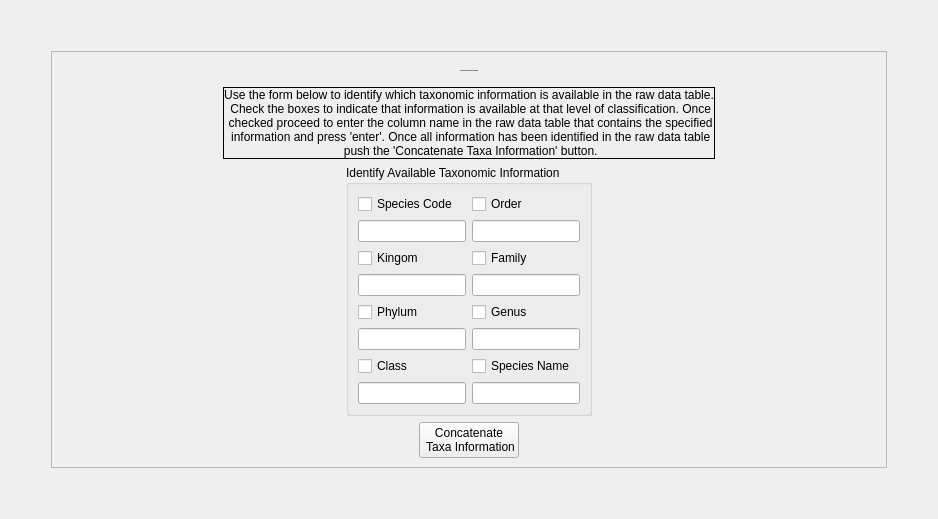
        <widget class="QWidget" name="tab_2">
         <attribute name="title">
          <string>Taxonomic Form</string>
         </attribute>
         <layout class="QHBoxLayout" name="horizontalLayout_51">
          <item>
           <layout class="QVBoxLayout" name="verticalLayout_74">
            <item>
             <spacer name="verticalSpacer_7">
              <property name="orientation">
               <enum>Qt::Vertical</enum>
              </property>
              <property name="sizeHint" stdset="0">
               <size>
                <width>20</width>
                <height>40</height>
               </size>
              </property>
             </spacer>
            </item>
            <item>
             <layout class="QHBoxLayout" name="horizontalLayout_47">
              <item>
               <spacer name="horizontalSpacer_81">
                <property name="orientation">
                 <enum>Qt::Horizontal</enum>
                </property>
                <property name="sizeHint" stdset="0">
                 <size>
                  <width>40</width>
                  <height>20</height>
                 </size>
                </property>
               </spacer>
              </item>
              <item>
               <widget class="QFrame" name="frame_5">
                <property name="sizePolicy">
                 <sizepolicy hsizetype="Fixed" vsizetype="Preferred">
                  <horstretch>0</horstretch>
                  <verstretch>0</verstretch>
                 </sizepolicy>
                </property>
                <property name="frameShape">
                 <enum>QFrame::StyledPanel</enum>
                </property>
                <property name="frameShadow">
                 <enum>QFrame::Raised</enum>
                </property>
                <layout class="QVBoxLayout" name="verticalLayout_69">
                 <item>
                  <layout class="QVBoxLayout" name="verticalLayout_21">
                   <item>
                    <layout class="QVBoxLayout" name="verticalLayout_19">
                     <item>
                      <layout class="QHBoxLayout" name="horizontalLayout_33">
                       <item>
                        <spacer name="horizontalSpacer_53">
                         <property name="orientation">
                          <enum>Qt::Horizontal</enum>
                         </property>
                         <property name="sizeHint" stdset="0">
                          <size>
                           <width>40</width>
                           <height>20</height>
                          </size>
                         </property>
                        </spacer>
                       </item>
                       <item>
                        <widget class="QLabel" name="labSiteformTitle_3">
                         <property name="sizePolicy">
                          <sizepolicy hsizetype="Fixed" vsizetype="Fixed">
                           <horstretch>0</horstretch>
                           <verstretch>0</verstretch>
                          </sizepolicy>
                         </property>
                         <property name="font">
                          <font>
                           <pointsize>-1</pointsize>
                           <weight>75</weight>
                           <bold>true</bold>
                          </font>
                         </property>
                         <property name="text">
                          <string>Concatenating Taxonomic Information</string>
                         </property>
                         <property name="alignment">
                          <set>Qt::AlignCenter</set>
                         </property>
                        </widget>
                       </item>
                       <item>
                        <spacer name="horizontalSpacer_54">
                         <property name="orientation">
                          <enum>Qt::Horizontal</enum>
                         </property>
                         <property name="sizeHint" stdset="0">
                          <size>
                           <width>40</width>
                           <height>20</height>
                          </size>
                         </property>
                        </spacer>
                       </item>
                      </layout>
                     </item>
                     <item>
                      <layout class="QHBoxLayout" name="horizontalLayout_11">
                       <item>
                        <spacer name="horizontalSpacer_7">
                         <property name="orientation">
                          <enum>Qt::Horizontal</enum>
                         </property>
                         <property name="sizeHint" stdset="0">
                          <size>
                           <width>68</width>
                           <height>48</height>
                          </size>
                         </property>
                        </spacer>
                       </item>
                       <item>
                        <widget class="QLabel" name="labTaxaCheck1">
                         <property name="sizePolicy">
                          <sizepolicy hsizetype="Fixed" vsizetype="Fixed">
                           <horstretch>0</horstretch>
                           <verstretch>0</verstretch>
                          </sizepolicy>
                         </property>
                         <property name="frameShape">
                          <enum>QFrame::Box</enum>
                         </property>
                         <property name="text">
                          <string>Use the form below to identify which taxonomic information is available in the raw data table. 
 Check the boxes to indicate that information is available at that level of classification. Once
 checked proceed to enter the column name in the raw data table that contains the specified
 information and press 'enter'. Once all information has been identified in the raw data table
 push the 'Concatenate Taxa Information' button.</string>
                         </property>
                         <property name="alignment">
                          <set>Qt::AlignCenter</set>
                         </property>
                        </widget>
                       </item>
                       <item>
                        <spacer name="horizontalSpacer_8">
                         <property name="orientation">
                          <enum>Qt::Horizontal</enum>
                         </property>
                         <property name="sizeHint" stdset="0">
                          <size>
                           <width>68</width>
                           <height>48</height>
                          </size>
                         </property>
                        </spacer>
                       </item>
                      </layout>
                     </item>
                     <item>
                      <layout class="QHBoxLayout" name="horizontalLayout_10">
                       <item>
                        <spacer name="horizontalSpacer_10">
                         <property name="orientation">
                          <enum>Qt::Horizontal</enum>
                         </property>
                         <property name="sizeHint" stdset="0">
                          <size>
                           <width>158</width>
                           <height>148</height>
                          </size>
                         </property>
                        </spacer>
                       </item>
                       <item>
                        <widget class="QGroupBox" name="groupBox_2">
                         <property name="sizePolicy">
                          <sizepolicy hsizetype="Fixed" vsizetype="Fixed">
                           <horstretch>0</horstretch>
                           <verstretch>0</verstretch>
                          </sizepolicy>
                         </property>
                         <property name="title">
                          <string>Identify Available Taxonomic Information</string>
                         </property>
                         <layout class="QVBoxLayout" name="verticalLayout_17">
                          <item>
                           <layout class="QGridLayout" name="gridLayout">
                            <property name="sizeConstraint">
                             <enum>QLayout::SetNoConstraint</enum>
                            </property>
                            <item row="0" column="0">
                             <layout class="QFormLayout" name="formLayout">
                              <item row="0" column="0">
                               <widget class="QCheckBox" name="ckSppCode">
                                <property name="text">
                                 <string>Species Code</string>
                                </property>
                               </widget>
                              </item>
                              <item row="1" column="0" colspan="2">
                               <widget class="QLineEdit" name="lnedSppCode"/>
                              </item>
                             </layout>
                            </item>
                            <item row="0" column="1">
                             <layout class="QFormLayout" name="formLayout_5">
                              <item row="0" column="0">
                               <widget class="QCheckBox" name="ckOrder">
                                <property name="text">
                                 <string>Order</string>
                                </property>
                               </widget>
                              </item>
                              <item row="1" column="0" colspan="2">
                               <widget class="QLineEdit" name="lnedOrder"/>
                              </item>
                             </layout>
                            </item>
                            <item row="1" column="0">
                             <layout class="QFormLayout" name="formLayout_2">
                              <item row="0" column="0">
                               <widget class="QCheckBox" name="ckKingdom">
                                <property name="text">
                                 <string>Kingom</string>
                                </property>
                               </widget>
                              </item>
                              <item row="1" column="0" colspan="2">
                               <widget class="QLineEdit" name="lnedKingdom"/>
                              </item>
                             </layout>
                            </item>
                            <item row="1" column="1">
                             <layout class="QFormLayout" name="formLayout_6">
                              <item row="0" column="0">
                               <widget class="QCheckBox" name="ckFamily">
                                <property name="text">
                                 <string>Family</string>
                                </property>
                               </widget>
                              </item>
                              <item row="1" column="0" colspan="2">
                               <widget class="QLineEdit" name="lnedFamily"/>
                              </item>
                             </layout>
                            </item>
                            <item row="2" column="0">
                             <layout class="QFormLayout" name="formLayout_3">
                              <item row="0" column="0">
                               <widget class="QCheckBox" name="ckPhylum">
                                <property name="text">
                                 <string>Phylum</string>
                                </property>
                               </widget>
                              </item>
                              <item row="1" column="0" colspan="2">
                               <widget class="QLineEdit" name="lnedPhylum"/>
                              </item>
                             </layout>
                            </item>
                            <item row="2" column="1">
                             <layout class="QFormLayout" name="formLayout_7">
                              <item row="0" column="0">
                               <widget class="QCheckBox" name="ckGenus">
                                <property name="text">
                                 <string>Genus</string>
                                </property>
                               </widget>
                              </item>
                              <item row="1" column="0" colspan="2">
                               <widget class="QLineEdit" name="lnedGenus"/>
                              </item>
                             </layout>
                            </item>
                            <item row="3" column="0">
                             <layout class="QFormLayout" name="formLayout_4">
                              <property name="fieldGrowthPolicy">
                               <enum>QFormLayout::AllNonFixedFieldsGrow</enum>
                              </property>
                              <item row="0" column="0">
                               <widget class="QCheckBox" name="ckClass">
                                <property name="layoutDirection">
                                 <enum>Qt::LeftToRight</enum>
                                </property>
                                <property name="text">
                                 <string>Class</string>
                                </property>
                               </widget>
                              </item>
                              <item row="1" column="0" colspan="2">
                               <widget class="QLineEdit" name="lnedClass"/>
                              </item>
                             </layout>
                            </item>
                            <item row="3" column="1">
                             <layout class="QFormLayout" name="formLayout_8">
                              <item row="0" column="0">
                               <widget class="QCheckBox" name="ckSpp">
                                <property name="text">
                                 <string>Species Name</string>
                                </property>
                               </widget>
                              </item>
                              <item row="1" column="0" colspan="2">
                               <widget class="QLineEdit" name="lnedSpp"/>
                              </item>
                             </layout>
                            </item>
                           </layout>
                          </item>
                         </layout>
                        </widget>
                       </item>
                       <item>
                        <spacer name="horizontalSpacer_9">
                         <property name="orientation">
                          <enum>Qt::Horizontal</enum>
                         </property>
                         <property name="sizeHint" stdset="0">
                          <size>
                           <width>158</width>
                           <height>148</height>
                          </size>
                         </property>
                        </spacer>
                       </item>
                      </layout>
                     </item>
                     <item>
                      <layout class="QHBoxLayout" name="horizontalLayout_9">
                       <item>
                        <spacer name="horizontalSpacer_11">
                         <property name="orientation">
                          <enum>Qt::Horizontal</enum>
                         </property>
                         <property name="sizeHint" stdset="0">
                          <size>
                           <width>358</width>
                           <height>20</height>
                          </size>
                         </property>
                        </spacer>
                       </item>
                       <item>
                        <widget class="QPushButton" name="btnTaxaConcat">
                         <property name="sizePolicy">
                          <sizepolicy hsizetype="Fixed" vsizetype="Fixed">
                           <horstretch>0</horstretch>
                           <verstretch>0</verstretch>
                          </sizepolicy>
                         </property>
                         <property name="text">
                          <string>Concatenate
 Taxa Information</string>
                         </property>
                        </widget>
                       </item>
                       <item>
                        <spacer name="horizontalSpacer_12">
                         <property name="orientation">
                          <enum>Qt::Horizontal</enum>
                         </property>
                         <property name="sizeHint" stdset="0">
                          <size>
                           <width>358</width>
                           <height>20</height>
                          </size>
                         </property>
                        </spacer>
                       </item>
                      </layout>
                     </item>
                    </layout>
                   </item>
                  </layout>
                 </item>
                </layout>
               </widget>
              </item>
              <item>
               <spacer name="horizontalSpacer_82">
                <property name="orientation">
                 <enum>Qt::Horizontal</enum>
                </property>
                <property name="sizeHint" stdset="0">
                 <size>
                  <width>40</width>
                  <height>20</height>
                 </size>
                </property>
               </spacer>
              </item>
             </layout>
            </item>
            <item>
             <spacer name="verticalSpacer_9">
              <property name="orientation">
               <enum>Qt::Vertical</enum>
              </property>
              <property name="sizeHint" stdset="0">
               <size>
                <width>20</width>
                <height>40</height>
               </size>
              </property>
             </spacer>
            </item>
           </layout>
          </item>
         </layout>
        </widget>
